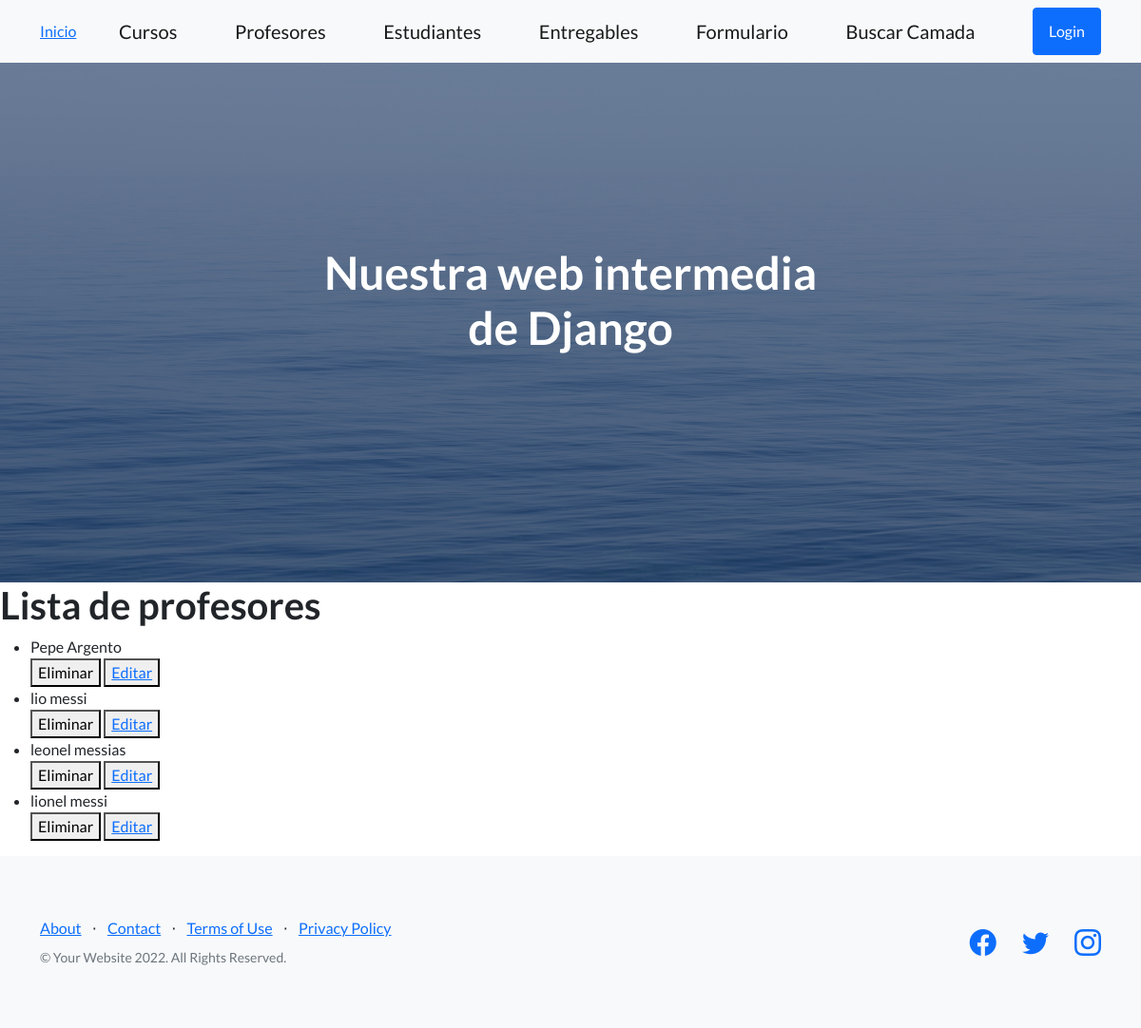
/app-coder/lista-profesores/, run on an earlier commit of the app's database.
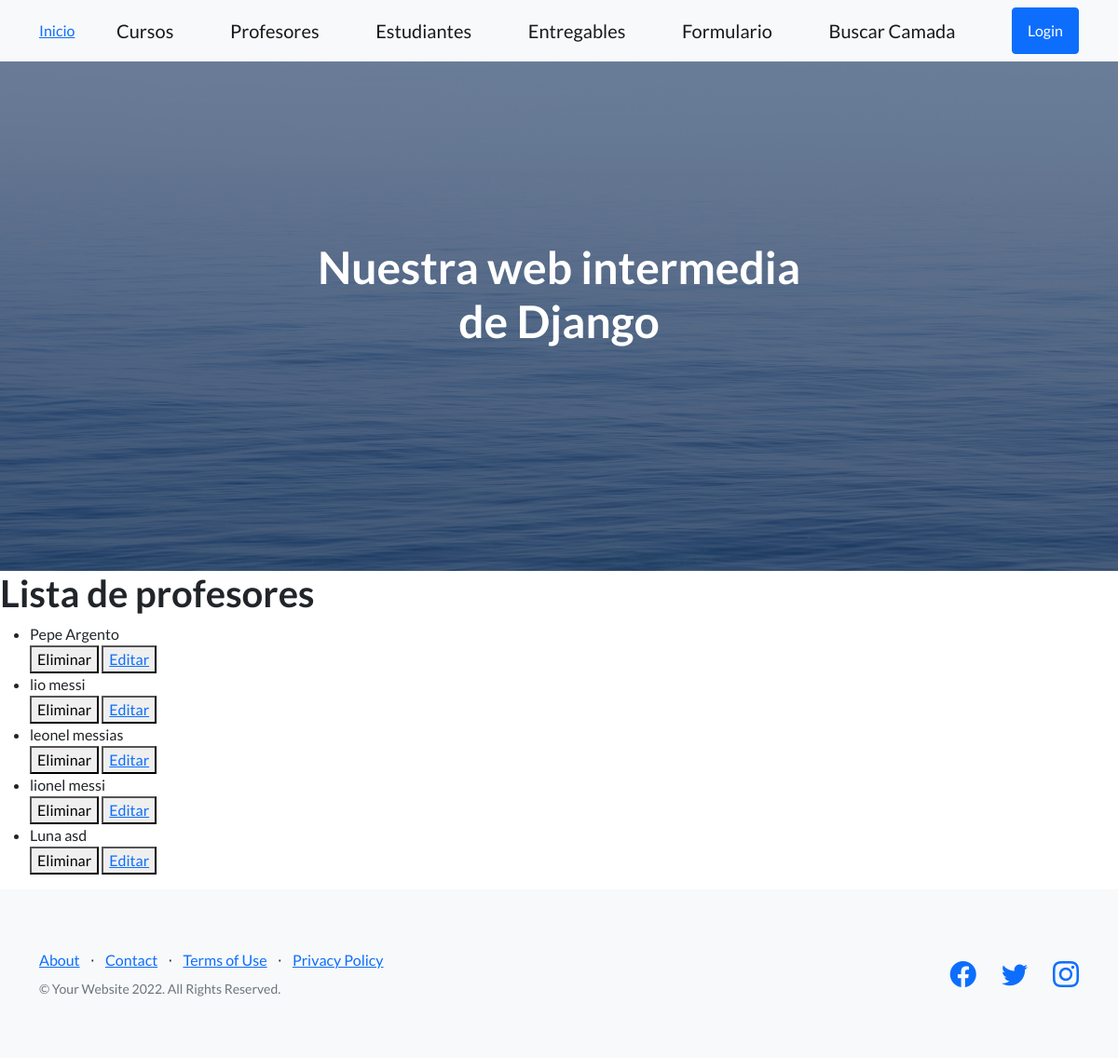
And on a later commit of the database.
### AppCoder/models.py (models this page shows)
class Profesor(models.Model):
    nombre = models.CharField(max_length=50)
    apellido = models.CharField(max_length=50)
    email = models.EmailField()
    profesion = models.CharField(max_length=50)
    cursos = models.ManyToManyField(Curso, related_name = 'profesor_curso') # tabla intermedia que se utiliza para la cardinalidad n-n
    def __str__(self):
        return f'{self.nombre} {self.apellido}'

### AppCoder/views.py (the view)
# urls.py: path('lista-profesores/', listaProfesores, name='ListaProfesores'),
def listaProfesores(request): ##A partir de aca comienza la clase 22
    profesores = Profesor.objects.all()
    return render(request, 'leerProfesores.html', {'profesores':profesores})

### AppCoder/templates/leerProfesores.html
{% extends 'padre.html' %}
{% block contenidoQueCambia %}
    <h1>Lista de profesores</h1>
    <ul>
        {% for profesor in profesores %}
            <li>{{profesor}}</li>
            <div>
                <form action="{% url 'EliminaProfesor' profesor.id %}" method="POST"> {% csrf_token %}
                    <button type="submit">Eliminar</button>
                    <button>
                        <a href="{% url 'EditarProfesor' profesor.id %}">Editar</a>
                    </button>
                </form>
            </div>
        {% endfor %}
    </ul>
{% endblock contenidoQueCambia %}

What changed in the data, as far as the page shows it:
added Profesor: nombre+apellido "Luna asd"
